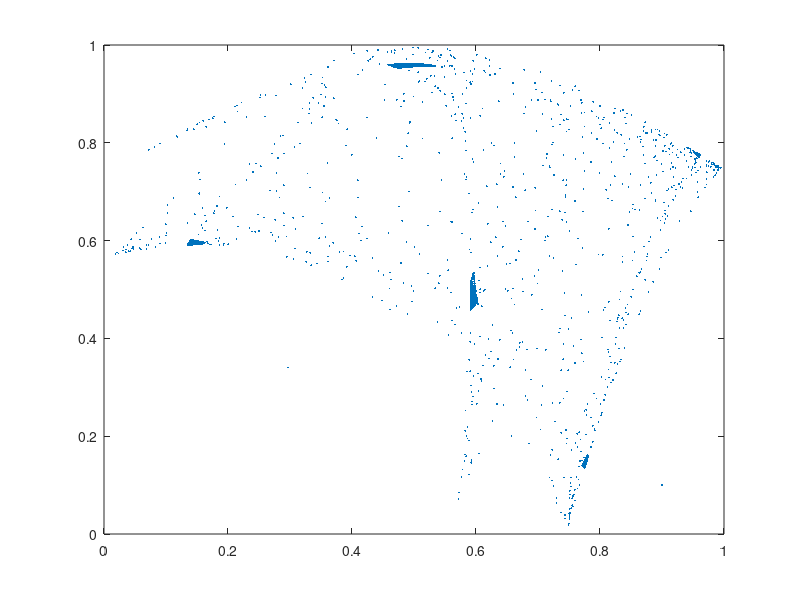
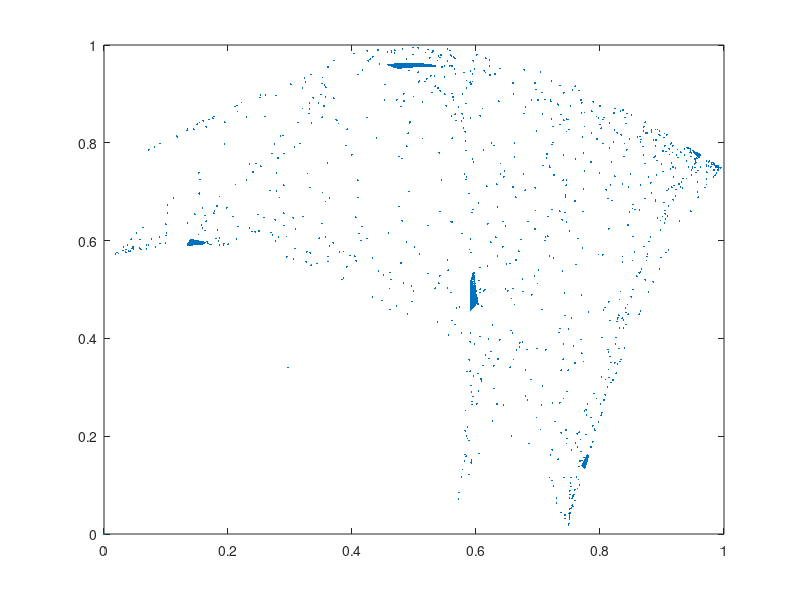

MATLAB code to generate these figures, in order:
M_PI  = 3.14592;  
total = 100000;
x = zeros(total,1);
y = zeros(total,1);

c = zeros(total,1);
d = zeros(total,1);

x(1) = 0.9;
y(1) = 0.1;
a = x(1);
b = y(1);

count_anomalies = 0;
count_unequal = 0;
alpha1 = 0.995
beta1  = 3.000

% old implementation 
for i = 1:total - 1
  x(i + 1) = alpha1 * (sin(M_PI * y(i)) + beta1) * x(i) * (1 - x(i));
  y(i + 1) = alpha1 * (sin(M_PI * x(i + 1)) + beta1) * y(i) * (1 - y(i));
endfor

% new implementation 
for i = 1:total - 1
  a = alpha1 * (sin(M_PI * b) + beta1) * a * (1 - a);
  b = alpha1 * (sin(M_PI * a) + beta1) * b * (1 - b);
  c(i + 1) = a;
  d(i + 1) = b;
endfor

for i = 1:total - 1
  if (x(i) > 1 || x(i) < 0)
    count_anomalies = count_anomalies + 1;
  else
    printf("");
  endif
endfor

for i = 1:total - 1
  if (x(i) != c(i))
    count_unequal = count_unequal + 1;
  endif
endfor

% figure() is used to allow different plot windows  
figure(1)
plot(x,y,'.','MarkerSize',4);
figure(2)
plot(c,d,'.','MarkerSize',4);

printf("\nIn twodslmm\n");
count_anomalies
count_unequal

% x(total - 2)
% x(total - 3)
% x(total - 4)
% x(total - 5)
